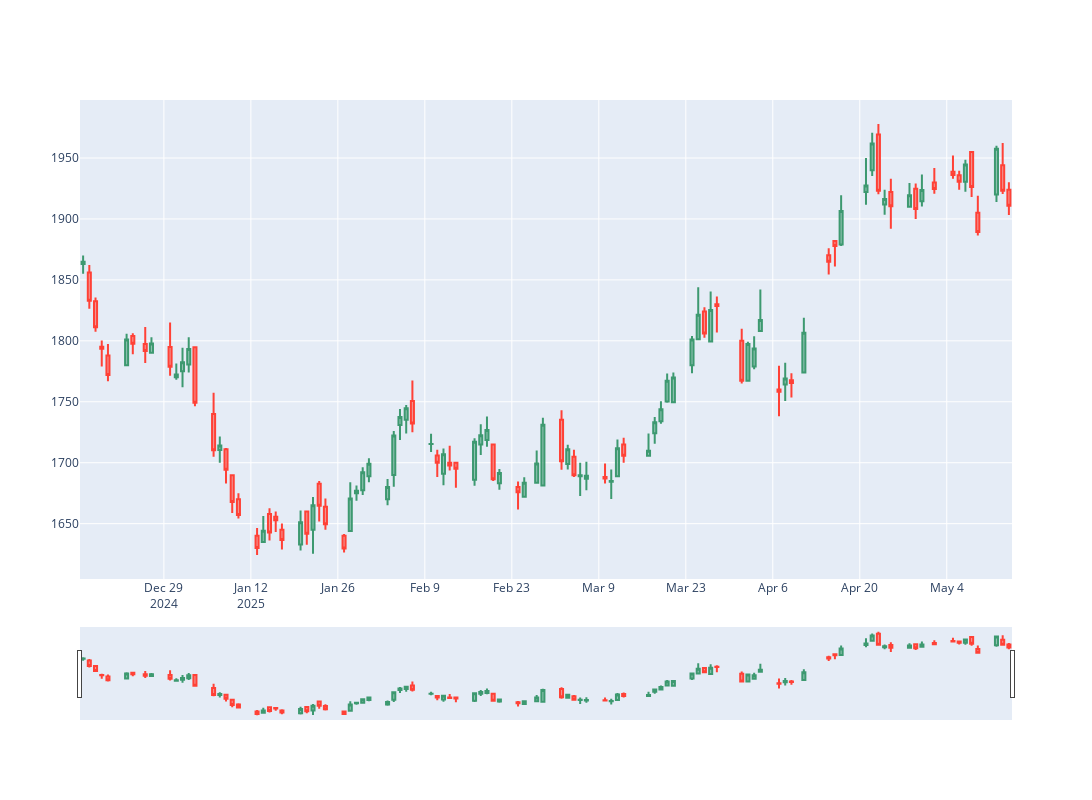

The cell this chart's notebook holds for it:
### Code cell
fig2 = client.plot_candlestick(df3)
fig2.show()
